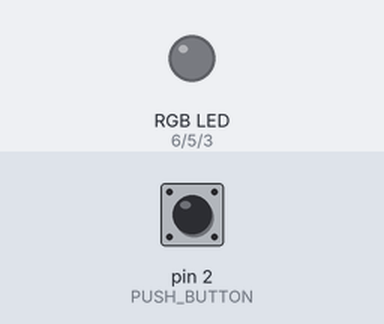
This program was run on a simulated Arduino Uno, built with avr-gcc and run on an emulated ATmega328P. Parts: an RGB LED mixed from three pins (HIGH = lit). Inputs (shaded band) come from the test bench; at power-on: pin 2 (PUSH_BUTTON) LOW.

Above: at 1.2 s.
1.3 s: pin 2 (PUSH_BUTTON) pulled HIGH for 0.15 s
At 2.0 s:
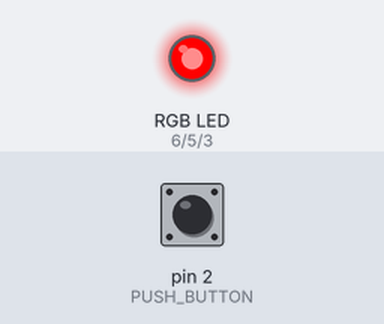
2.9 s: pin 2 (PUSH_BUTTON) pulled HIGH for 1 s
At 3.2 s:
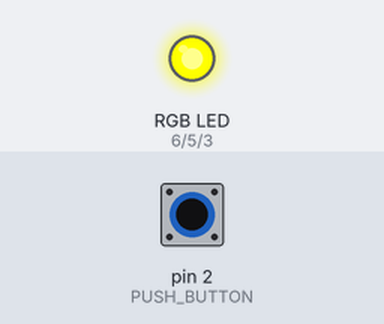
5.4 s: pin 2 (PUSH_BUTTON) pulled HIGH for 0.15 s
At 6.3 s:
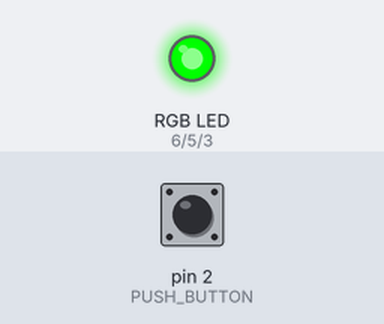
7.0 s: pin 2 (PUSH_BUTTON) pulled HIGH for 3.2 s
At 7.5 s:
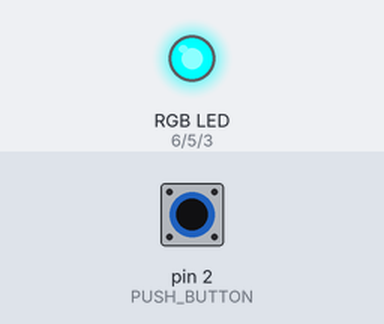
11.7 s: pin 2 (PUSH_BUTTON) pulled HIGH for 0.15 s
At 12.3 s:
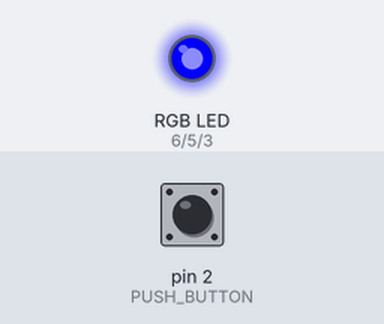
13.3 s: pin 2 (PUSH_BUTTON) pulled HIGH for 1 s
At 14.7 s:
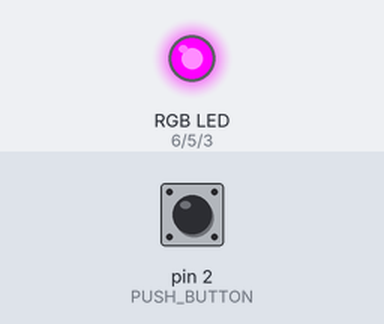
Timing chart, 0 to 16.3 s (numbered marks = the images above; inputs shaded):
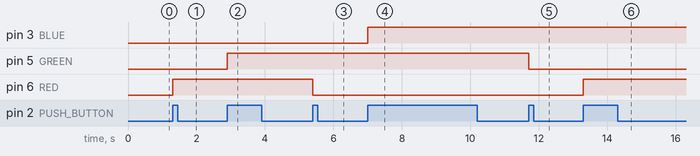

Measured:
- after the input at 1.3 s, pin 6 (RED): LOW → HIGH at once
- after the input at 2.9 s, pin 5 (GREEN): LOW → HIGH at once
- after the input at 5.4 s, pin 6 (RED): HIGH → LOW at once
- after the input at 7.0 s, pin 3 (BLUE): LOW → HIGH at once
- after the input at 11.7 s, pin 5 (GREEN): HIGH → LOW at once
- after the input at 13.3 s, pin 6 (RED): LOW → HIGH at once

The program:

main.cpp
```cpp
/*
Components Used:
1 x Arduino Uno
1 x Serial USB Cable
1 x RGB LED
3 x 330 Ohm Resistor
1 x Short Red Jumper Cable
1 x Short Green Jumper Cable
1 x Short Blue Jumper Cable
1 x Short Black Jumper Cable
1 x Breadboard

1 x 2K Ohm Resistor
1 x Push Button
1 x Short Orange Wire
1 x Short Red Wire
1 x Short Black Wire
*/

#include <Arduino.h>
#define RED 6
#define GREEN 5
#define BLUE 3
#define DELAY 500

#define PUSH_BUTTON 2

int cycle_counter = 0;

void waitKey(int button) {

  while (digitalRead(button) == LOW) {};
  delay(20);
  while (digitalRead(button) == HIGH) {};
  delay(20);
  return;

}

void resetColours(){

  digitalWrite(RED, LOW);
  digitalWrite(GREEN, LOW);
  digitalWrite(BLUE, LOW);

}

void cycleColours() {

  cycle_counter++;
  if (cycle_counter > 6) cycle_counter = 1;

  switch (cycle_counter){

    case 1:
      //RED
      resetColours();
      digitalWrite(RED, HIGH);
      break;

    case 2:
      //YELLOW
      resetColours();
      digitalWrite(RED, HIGH);
      digitalWrite(GREEN, HIGH);
      break;

    case 3:
      //GREEN
      resetColours();
      digitalWrite(GREEN, HIGH);
      break;

    case 4:
      //CYAN
      resetColours();
      digitalWrite(GREEN, HIGH);
      digitalWrite(BLUE, HIGH);
      break;

    case 5:
      //BLUE
      resetColours();
      digitalWrite(BLUE, HIGH);
      break;

    case 6:
      //MAGENTA
      resetColours();
      digitalWrite(RED, HIGH);
      digitalWrite(BLUE, HIGH);
      break;

  }

}

void setup() {

  Serial.begin(9600);

  pinMode(RED, OUTPUT);
  pinMode(GREEN, OUTPUT);
  pinMode(BLUE, OUTPUT);

  pinMode(PUSH_BUTTON, INPUT);

}

void loop() {

  if (digitalRead(PUSH_BUTTON) == HIGH) {

    cycleColours();
    waitKey(PUSH_BUTTON);

  }

}
```
